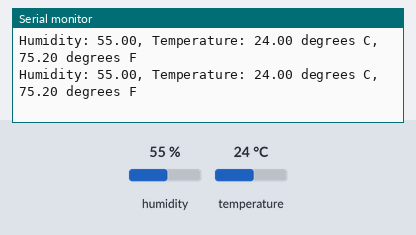
Bench run of a sketch on a simulated Arduino Uno, built with avr-gcc and run on an emulated ATmega328P. Parts: the last lines printed to the serial monitor. Inputs (shaded band) come from the test bench; at power-on: humidity 55 %, temperature 24 °C.

Above: at 1.7 s.
1.8 s: humidity set to 22 %
At 4.3 s:
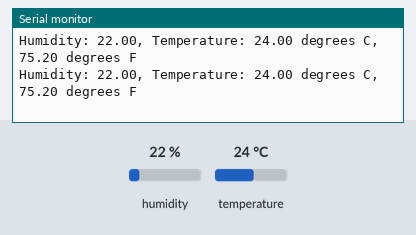
4.5 s: temperature set to 12 °C
At 6.0 s:
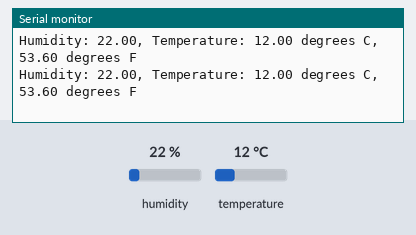
7.2 s: humidity set to 40 %
At 8.4 s:
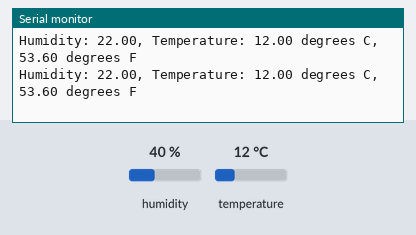
Timing chart, 0 to 10.2 s (numbered marks = the images above; inputs shaded):
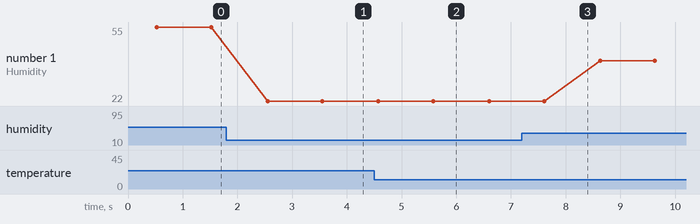

Measured:
- after the input at 1.8 s, the serial monitor: prints a new line after 0.75 s (image 1)
- after the input at 4.5 s, the serial monitor: prints a new line after 0.08 s (image 2)
- plotted number 1: 55 → 22 after the input at 1.8 s, 22 → 40 after the input at 7.2 s

The sketch:

Code_50_DHT11_Temperature_Humidity_Sensor.ino
```cpp
#include <DHT.h>
#define Type DHT11
int sensePin=2;
DHT HT(sensePin,Type);
float humidity;
float tempC;
float tempF;
int dt=500;
void setup() {
  // put your setup code here, to run once:
Serial.begin(9600);
HT.begin();
delay(dt);
}

void loop() {
  // put your main code here, to run repeatedly:
humidity=HT.readHumidity();
tempC=HT.readTemperature();
tempF=HT.readTemperature(true);

Serial.print("Humidity: ");
Serial.print(humidity);
Serial.print(", ");
Serial.print("Temperature: ");
Serial.print(tempC);
Serial.print(" degrees C");
Serial.print(", ");
Serial.print(tempF);
Serial.println(" degrees F");
delay(1000);
}
```
